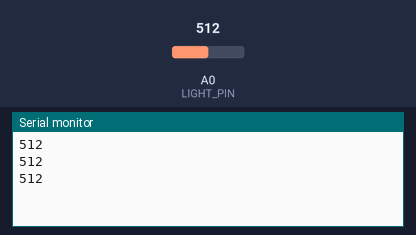
A sketch run on a simulated Arduino Uno, built with avr-gcc and run on an emulated ATmega328P. Parts: the last lines printed to the serial monitor. The test bench sets the inputs (shaded band); at power-on: A0 (LIGHT_PIN) = 512.

Above: at 1.3 s.
1.4 s: A0 (LIGHT_PIN) set to 660
At 2.2 s:
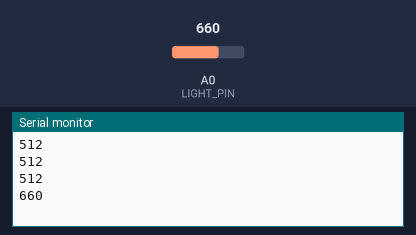
2.9 s: A0 (LIGHT_PIN) set to 640
At 3.3 s:
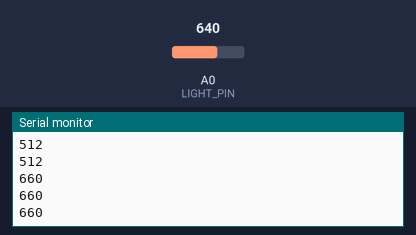
Timing chart, 0 to 5.9 s (numbered marks = the images above; inputs shaded):
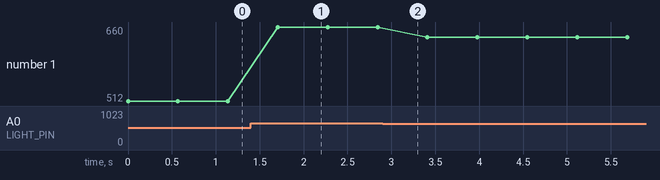

The sketch:

send.ino
```cpp
#include <IRremote.h>

const int LIGHT_PIN = A0;
int LIGHT_value;

#define IR_SEND_PIN 3
IRsend irsend(IR_SEND_PIN);
uint32_t NEC_command;
uint32_t noRepeats = 1;

void setup() {
  Serial.begin(9600);
}
void loop() {
  LIGHT_value = analogRead(LIGHT_PIN);
  Serial.println(LIGHT_value);
  if (LIGHT_value >= 650) { // toi
    NEC_command = 0x1A;
  } else {  // sang
    NEC_command = 0x1B;
  }

  irsend.sendNEC(0x00, NEC_command, noRepeats);
  delay(500);
}
```

Measured:
- after the input at 1.4 s, the serial monitor: prints a new line after 0.31 s (image 1)
- plotted number 1: 512 → 660 after the input at 1.4 s, 660 → 640 after the input at 2.9 s
